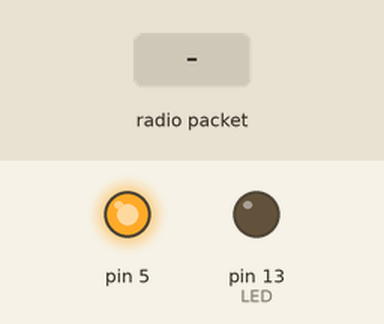
This sketch was run on a simulated Arduino Mega 2560, built with avr-gcc and run on an emulated ATmega2560. Shown: output pins drawn as LEDs (lit = HIGH). The test bench sets the inputs (shaded band). No radio packets arrive unless stated; pins used as bus, display or sensor lines are not drawn; what the sketch prints to the serial monitor is not drawn.

Above: at 1.4 s.
1.5 s: radio packet "1" arrives
Timing chart, 0 to 4.5 s (numbered marks = the images above; inputs shaded):
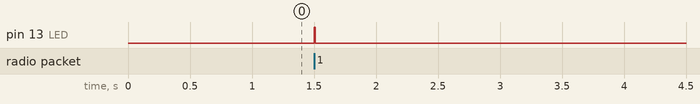

Measured:
- after the input at 1.5 s, pin 13 (LED): LOW → HIGH at once, → LOW 0.01 s later

The sketch:

lora-receiver.ino
```cpp
#include <SPI.h>
#include <RH_RF95.h>

#define LED 13
#define RFM95_CS 8
#define RFM95_RST 4
#define RFM95_INT 3

// Set frequency channel
#define RF95_FREQ 868.0

// Singleton instance of the radio driver
RH_RF95 rf95(RFM95_CS, RFM95_INT);

void setup()
{
  pinMode(LED, OUTPUT);
  pinMode(RFM95_RST, OUTPUT);
  digitalWrite(RFM95_RST, HIGH);
  pinMode(5, OUTPUT);
  digitalWrite(5, HIGH);

  // Configure serial port for debugging
  Serial1.begin(9600); // GPS serial port
  delay(100);
  Serial.begin(9600);
  delay(100);

  Serial.println("> Feather LoRa RX");

  // Reset the radio
  digitalWrite(RFM95_RST, LOW);
  delay(10);
  digitalWrite(RFM95_RST, HIGH);
  delay(10);

  //
  while (!rf95.init()) {
    Serial.println("LoRa radio init failed");
    while (1);
  }
  Serial.println("LoRa radio init OK!");

  // Defaults after init are 434.0MHz, modulation GFSK_Rb250Fd250, +13dbM
  if (!rf95.setFrequency(RF95_FREQ)) {
    Serial.println("setFrequency failed");
    while (1);
  }
  Serial.print("Set Freq to: ");
  Serial.println(RF95_FREQ);

  // Set frequency, power and slow-long range
  rf95.setFrequency(RF95_FREQ);
  rf95.setTxPower(23, false);
}

void loop()
{
  // Check radio availability
  if (rf95.available())
  {
    uint8_t buf[RH_RF95_MAX_MESSAGE_LEN];
    uint8_t len = sizeof(buf);

    // Start receiving messages
    if (rf95.recv(buf, &len))
    {
      digitalWrite(LED, HIGH);
      Serial.println((char*)buf);
      delay(10);
      digitalWrite(LED, LOW);
    }
     else
    {
      Serial.println("Receive failed");
    }
  }
}
```
